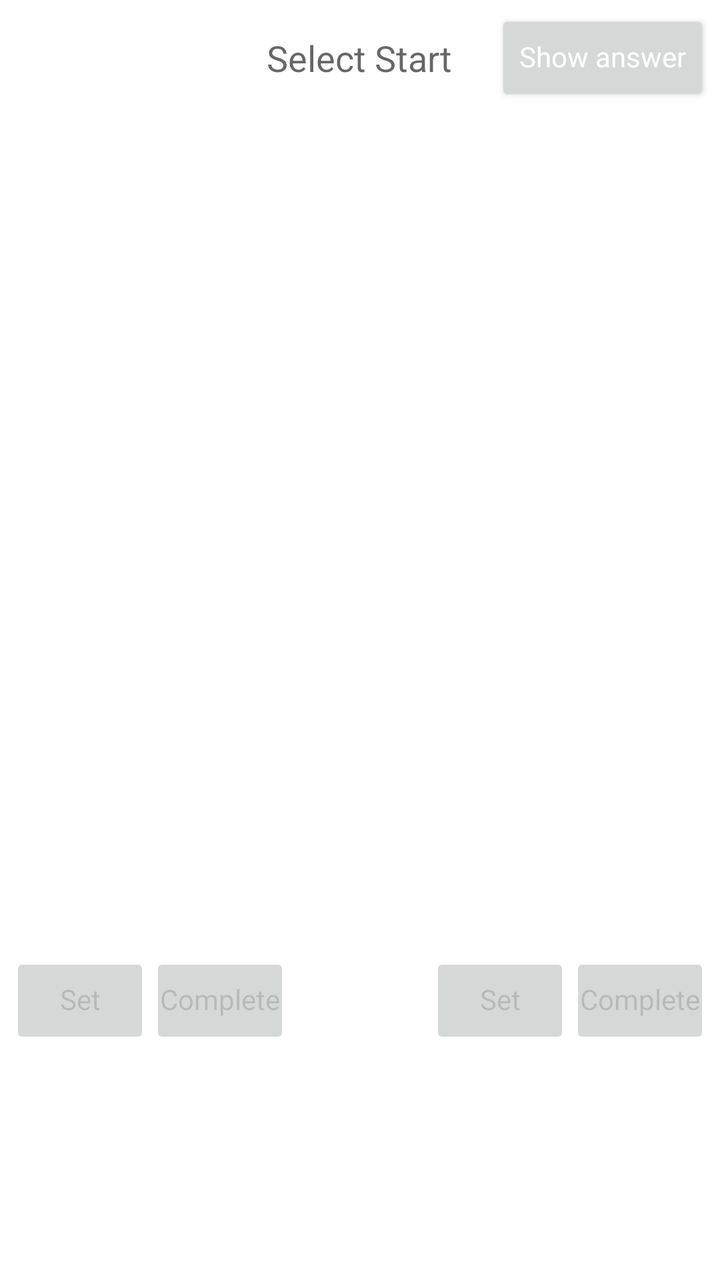
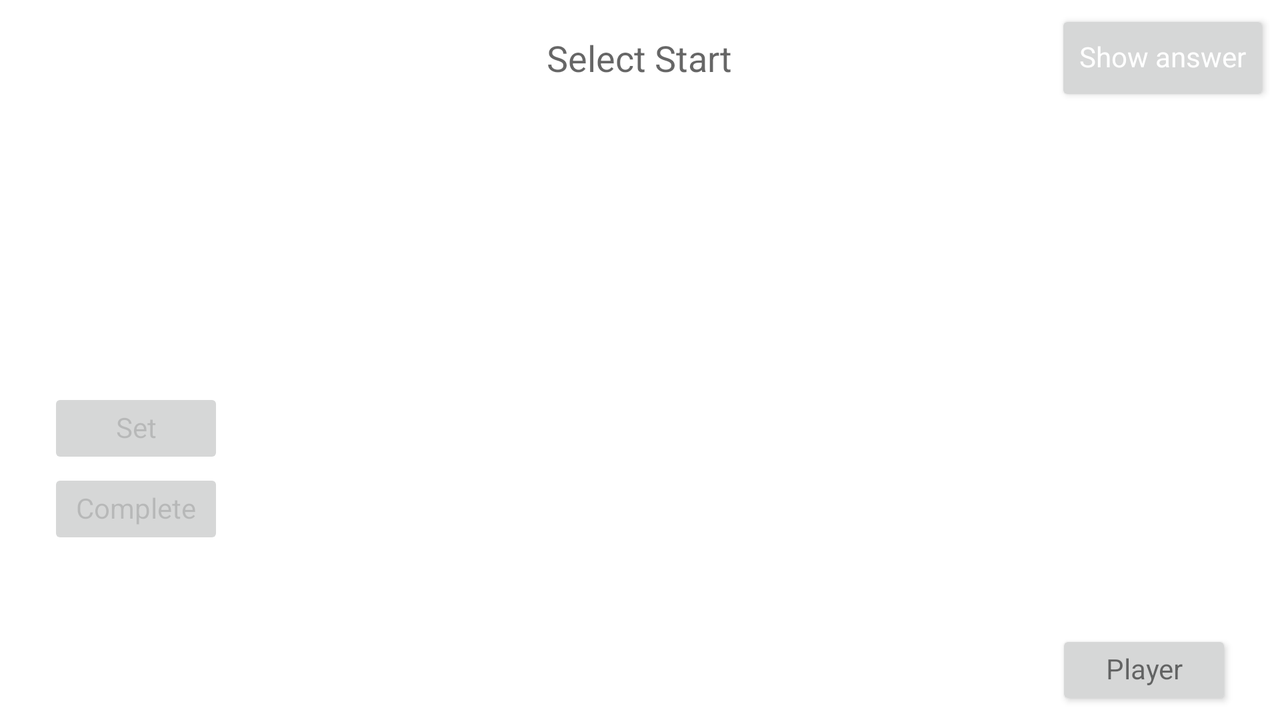

Compare how this app lays out the same screen by default and in its alternative resource folder. The renders come first, then the two layout files and the values they reference.
<!-- AndroidManifest.xml: application theme AppTheme -->
<!-- res/layout/activity_vs.xml -->
<?xml version="1.0" encoding="utf-8"?>
<LinearLayout xmlns:android="http://schemas.android.com/apk/res/android"
    android:orientation="vertical"
    android:layout_width="match_parent"
    android:layout_height="match_parent"
    android:paddingBottom="@dimen/activity_vertical_margin"
    android:paddingLeft="@dimen/activity_horizontal_margin"
    android:paddingRight="@dimen/activity_horizontal_margin"
    android:paddingTop="@dimen/activity_vertical_margin"
    android:background="@color/base_white">

    <RelativeLayout
        android:layout_width="match_parent"
        android:layout_height="wrap_content">
        <TextView
            android:id="@+id/vs_text_title"
            android:layout_width="wrap_content"
            android:layout_height="wrap_content"
            android:textAppearance="?android:attr/textAppearanceMedium"
            android:layout_centerInParent="true"
            android:clickable="true"
            android:text="@string/vs_text_title_start"/>

        <Button
            android:id="@+id/vs_btn_pass"
            style="@style/setControlButtonStyle"
            android:text="@string/vs_btn_pass"
            android:layout_centerVertical="true"
            android:layout_alignParentRight="true"
            />
    </RelativeLayout>

    <LinearLayout
        android:layout_width="match_parent"
        android:layout_height="match_parent"
        android:orientation="horizontal"
        android:layout_weight="2">

        <RelativeLayout
            android:id="@+id/vs_layout_ninecard"
            android:layout_width="match_parent"
            android:layout_height="match_parent"
            android:padding="@dimen/vs_ninecard_margin_selected">

            <Button
                android:id="@+id/vs_btn_start"
                style="@style/setControlButtonStyle"
                android:layout_centerInParent="true"
                android:text="@string/vs_btn_start"
                android:visibility="gone"/>

            <FrameLayout
                android:id="@+id/vs_container_ninecard"
                android:layout_width="match_parent"
                android:layout_height="match_parent">

            </FrameLayout>

        </RelativeLayout>


    </LinearLayout>

    <TextView
        android:id="@+id/vs_text_info"
        android:layout_width="match_parent"
        android:layout_height="wrap_content"
        android:gravity="center"/>

    <LinearLayout
        android:layout_width="match_parent"
        android:layout_height="match_parent"
        android:layout_weight="3"
        android:orientation="horizontal">


        <LinearLayout
            android:layout_width="match_parent"
            android:layout_height="match_parent"
            android:orientation="vertical"
            android:layout_weight="3">

            <RelativeLayout
                android:layout_width="match_parent"
                android:layout_height="match_parent"
                android:layout_weight="1">
                <TextView
                    android:id="@+id/vs_player_text_remain_time_1"
                    android:layout_width="wrap_content"
                    android:layout_height="wrap_content"
                    android:layout_centerInParent="true"
                    android:textAppearance="?android:attr/textAppearanceLarge"
                    android:includeFontPadding="false"
                    android:text=""/>
            </RelativeLayout>

            <LinearLayout
                android:layout_width="match_parent"
                android:layout_height="match_parent"
                android:layout_weight="1"
                android:orientation="horizontal">

                <Button
                    android:id="@+id/vs_player_btn_set_1"
                    style="@style/setZeroPaddingButtonStyle"
                    android:layout_weight="1"
                    android:text="@string/vs_btn_set"
                    android:enabled="false" />
                <Button
                    android:id="@+id/vs_player_btn_complete_1"
                    style="@style/setZeroPaddingButtonStyle"
                    android:layout_weight="1"
                    android:text="@string/vs_btn_complete"
                    android:enabled="false" />
            </LinearLayout>

            <RelativeLayout
                android:id="@+id/vs_player_layout_score_1"
                android:layout_width="match_parent"
                android:layout_height="match_parent"
                android:layout_weight="1">
                <TextView
                    android:id="@+id/vs_player_text_score_1"
                    android:layout_width="wrap_content"
                    android:layout_height="wrap_content"
                    android:layout_centerInParent="true"
                    android:textAppearance="?android:attr/textAppearanceSmall"
                    android:text=""
                    android:includeFontPadding="false" />
                <TextView
                    android:id="@+id/vs_player_text_score_plus_1"
                    android:layout_width="wrap_content"
                    android:layout_height="wrap_content"
                    android:layout_toRightOf="@id/vs_player_text_score_1"
                    android:layout_centerVertical="true"
                    android:textAppearance="?android:attr/textAppearanceSmall"
                    android:textColor="@color/answer_red"
                    android:text=""
                    android:includeFontPadding="false" />
            </RelativeLayout>

            <RelativeLayout
                android:layout_width="match_parent"
                android:layout_height="match_parent"
                android:layout_gravity="center"
                android:layout_weight="1">
                <Button
                    android:id="@+id/vs_player_btn_name_1"
                    style="@style/setZeroPaddingButtonStyle"
                    android:layout_centerInParent="true"
                    android:text="@string/vs_text_player"
                    android:visibility="gone"/>

                <TextView
                    android:id="@+id/vs_player_text_name_1"
                    android:layout_width="wrap_content"
                    android:layout_height="wrap_content"
                    android:layout_centerInParent="true"
                    android:textAppearance="?android:attr/textAppearanceLarge"
                    android:maxLines="1"
                    android:includeFontPadding="false" />
            </RelativeLayout>

        </LinearLayout>

        <RelativeLayout
            android:layout_width="match_parent"
            android:layout_height="match_parent"
            android:layout_weight="4">
            <FrameLayout
                android:id="@+id/vs_container_answer"
                android:layout_width="match_parent"
                android:layout_height="match_parent"
                android:layout_centerInParent="true"
                android:visibility="visible">

            </FrameLayout>
        </RelativeLayout>

        <LinearLayout
            android:layout_width="match_parent"
            android:layout_height="match_parent"
            android:orientation="vertical"
            android:layout_weight="3">

            <RelativeLayout
                android:layout_width="match_parent"
                android:layout_height="match_parent"
                android:layout_weight="1">
                <TextView
                    android:id="@+id/vs_player_text_remain_time_2"
                    android:layout_width="wrap_content"
                    android:layout_height="wrap_content"
                    android:layout_centerInParent="true"
                    android:textAppearance="?android:attr/textAppearanceLarge"
                    android:includeFontPadding="false"
                    android:text=""/>
            </RelativeLayout>

            <LinearLayout
                android:layout_width="match_parent"
                android:layout_height="match_parent"
                android:layout_weight="1"
                android:orientation="horizontal">

                <Button
                    android:id="@+id/vs_player_btn_set_2"
                    style="@style/setZeroPaddingButtonStyle"
                    android:layout_weight="1"
                    android:text="@string/vs_btn_set"
                    android:enabled="false" />
                <Button
                    android:id="@+id/vs_player_btn_complete_2"
                    style="@style/setZeroPaddingButtonStyle"
                    android:layout_weight="1"
                    android:text="@string/vs_btn_complete"
                    android:enabled="false" />
            </LinearLayout>

            <RelativeLayout
                android:id="@+id/vs_player_layout_score_2"
                android:layout_width="match_parent"
                android:layout_height="match_parent"
                android:layout_weight="1">
                <TextView
                    android:id="@+id/vs_player_text_score_2"
                    android:layout_width="wrap_content"
                    android:layout_height="wrap_content"
                    android:layout_centerInParent="true"
                    android:textAppearance="?android:attr/textAppearanceSmall"
                    android:text=""
                    android:includeFontPadding="false" />
                <TextView
                    android:id="@+id/vs_player_text_score_plus_2"
                    android:layout_width="wrap_content"
                    android:layout_height="wrap_content"
                    android:layout_toRightOf="@id/vs_player_text_score_2"
                    android:layout_centerVertical="true"
                    android:textAppearance="?android:attr/textAppearanceSmall"
                    android:textColor="@color/answer_red"
                    android:text=""
                    android:includeFontPadding="false" />
            </RelativeLayout>

            <RelativeLayout
                android:layout_width="match_parent"
                android:layout_height="match_parent"
                android:layout_gravity="center"
                android:layout_weight="1">
                <Button
                    android:id="@+id/vs_player_btn_name_2"
                    style="@style/setZeroPaddingButtonStyle"
                    android:layout_centerInParent="true"
                    android:text="@string/vs_text_player"
                    android:visibility="gone"/>

                <TextView
                    android:id="@+id/vs_player_text_name_2"
                    android:layout_width="wrap_content"
                    android:layout_height="wrap_content"
                    android:layout_centerInParent="true"
                    android:textAppearance="?android:attr/textAppearanceLarge"
                    android:maxLines="1"
                    android:includeFontPadding="false" />
            </RelativeLayout>

        </LinearLayout>

    </LinearLayout>

</LinearLayout>
<!-- resources referenced by this layout -->
<resources>
  <color name="answer_red">#ffffb0c5</color>
  <color name="base_white">#ffffffff</color>
  <dimen name="activity_horizontal_margin">@dimen/activity_margin_all</dimen>
  <dimen name="activity_vertical_margin">@dimen/activity_margin_all</dimen>
  <dimen name="vs_ninecard_margin_selected">5dp</dimen>
  <string name="vs_btn_complete">Complete</string>
  <string name="vs_btn_pass">Show answer</string>
  <string name="vs_btn_set">Set</string>
  <string name="vs_btn_start">Start</string>
  <string name="vs_text_player" translatable="false">Player</string>
  <string name="vs_text_title_start">Select Start</string>
  <style name="setControlButtonStyle" parent="@style/setBasicButtonStyle">
          <item name="android:textColor">@color/base_white</item>
      </style>
  <style name="setZeroPaddingButtonStyle" parent="@style/setBasicButtonStyle">
          <item name="android:padding">0dp</item>
      </style>
  <style name="AppTheme" parent="Theme.AppCompat.Light.NoActionBar">
          
          <item name="colorPrimary">@color/colorPrimary</item>
          <item name="colorPrimaryDark">@color/colorPrimaryDark</item>
          <item name="colorAccent">@color/colorAccent</item>
      </style>
  <dimen name="activity_margin_all">5dp</dimen>
  <style name="setBasicButtonStyle">
          <item name="android:layout_width">wrap_content</item>
          <item name="android:layout_height">wrap_content</item>
          <item name="android:gravity">center</item>
          <item name="android:textAppearance">?android:attr/textAppearanceSmall</item>
          <item name="android:maxLines">1</item>
          <item name="android:ellipsize">marquee</item>
          <item name="android:marqueeRepeatLimit">marquee_forever</item>
          <item name="android:includeFontPadding">false</item>
      </style>
  <color name="colorPrimary">#FFFFFF</color>
  <color name="colorPrimaryDark">#000000</color>
  <color name="colorAccent">#FF4081</color>
</resources>
<!-- res/layout-land/activity_vs.xml (the author's variant of the layout above) -->
<!-- drawn on the phone turned sideways -->
<?xml version="1.0" encoding="utf-8"?>
<LinearLayout xmlns:android="http://schemas.android.com/apk/res/android"
    android:orientation="vertical"
    android:layout_width="match_parent"
    android:layout_height="match_parent"
    android:paddingBottom="@dimen/activity_vertical_margin"
    android:paddingLeft="@dimen/activity_horizontal_margin"
    android:paddingRight="@dimen/activity_horizontal_margin"
    android:paddingTop="@dimen/activity_vertical_margin"
    android:background="@color/base_white">

    <RelativeLayout
        android:layout_width="match_parent"
        android:layout_height="wrap_content">
        <TextView
            android:id="@+id/vs_text_title"
            android:layout_width="wrap_content"
            android:layout_height="wrap_content"
            android:textAppearance="?android:attr/textAppearanceMedium"
            android:layout_centerInParent="true"
            android:clickable="true"
            android:text="@string/vs_text_title_start"/>

        <Button
            android:id="@+id/vs_btn_pass"
            style="@style/setControlButtonStyle"
            android:text="@string/vs_btn_pass"
            android:layout_centerVertical="true"
            android:layout_alignParentRight="true"
            />
    </RelativeLayout>

    <LinearLayout
        android:layout_width="match_parent"
        android:layout_height="match_parent"
        android:orientation="horizontal">

        <LinearLayout
            android:layout_width="match_parent"
            android:layout_height="match_parent"
            android:layout_weight="2"
            android:orientation="vertical">

            <RelativeLayout
                android:layout_width="match_parent"
                android:layout_height="match_parent"
                android:layout_weight="2">
                <FrameLayout
                    android:id="@+id/vs_container_answer"
                    android:layout_width="match_parent"
                    android:layout_height="match_parent"
                    android:layout_centerInParent="true"
                    android:visibility="visible">

                </FrameLayout>
            </RelativeLayout>

            <LinearLayout
                android:layout_width="match_parent"
                android:layout_height="match_parent"
                android:orientation="vertical"
                android:layout_weight="1">

                <RelativeLayout
                    android:layout_width="match_parent"
                    android:layout_height="match_parent"
                    android:layout_weight="1">
                    <TextView
                        android:id="@+id/vs_player_text_remain_time_1"
                        android:layout_width="wrap_content"
                        android:layout_height="wrap_content"
                        android:layout_centerInParent="true"
                        android:textAppearance="?android:attr/textAppearanceLarge"
                        android:includeFontPadding="false"
                        android:text=""/>
                </RelativeLayout>

                <LinearLayout
                    android:layout_width="match_parent"
                    android:layout_height="match_parent"
                    android:layout_weight="1"
                    android:gravity="center"
                    android:orientation="horizontal">

                    <Button
                        android:id="@+id/vs_player_btn_set_1"
                        style="@style/setZeroPaddingButtonStyle"
                        android:text="@string/vs_btn_set"
                        android:enabled="false" />
                </LinearLayout>

                <LinearLayout
                    android:layout_width="match_parent"
                    android:layout_height="match_parent"
                    android:layout_weight="1"
                    android:gravity="center"
                    android:orientation="horizontal">

                    <Button
                        android:id="@+id/vs_player_btn_complete_1"
                        style="@style/setZeroPaddingButtonStyle"
                        android:text="@string/vs_btn_complete"
                        android:enabled="false" />
                </LinearLayout>

                <RelativeLayout
                    android:id="@+id/vs_player_layout_score_1"
                    android:layout_width="match_parent"
                    android:layout_height="match_parent"
                    android:layout_weight="1">
                    <TextView
                        android:id="@+id/vs_player_text_score_1"
                        android:layout_width="wrap_content"
                        android:layout_height="wrap_content"
                        android:layout_centerInParent="true"
                        android:textAppearance="?android:attr/textAppearanceSmall"
                        android:text=""
                        android:includeFontPadding="false" />
                    <TextView
                        android:id="@+id/vs_player_text_score_plus_1"
                        android:layout_width="wrap_content"
                        android:layout_height="wrap_content"
                        android:layout_toRightOf="@id/vs_player_text_score_1"
                        android:layout_centerVertical="true"
                        android:textAppearance="?android:attr/textAppearanceSmall"
                        android:textColor="@color/answer_red"
                        android:text=""
                        android:includeFontPadding="false" />
                </RelativeLayout>

                <RelativeLayout
                    android:layout_width="match_parent"
                    android:layout_height="match_parent"
                    android:layout_gravity="center"
                    android:layout_weight="1">
                    <Button
                        android:id="@+id/vs_player_btn_name_1"
                        style="@style/setZeroPaddingButtonStyle"
                        android:layout_centerInParent="true"
                        android:text="@string/vs_text_player"
                        android:visibility="gone"/>

                    <TextView
                        android:id="@+id/vs_player_text_name_1"
                        android:layout_width="wrap_content"
                        android:layout_height="wrap_content"
                        android:layout_centerInParent="true"
                        android:textAppearance="?android:attr/textAppearanceLarge"
                        android:maxLines="1"
                        android:includeFontPadding="false" />
                </RelativeLayout>
            </LinearLayout>
        </LinearLayout>

        <LinearLayout
            android:layout_width="match_parent"
            android:layout_height="match_parent"
            android:layout_weight="1"
            android:orientation="vertical">

            <RelativeLayout
                android:id="@+id/vs_layout_ninecard"
                android:layout_width="match_parent"
                android:layout_height="0dp"
                android:layout_weight="1"
                android:orientation="vertical"
                android:padding="@dimen/vs_ninecard_margin_selected">

                <FrameLayout
                    android:id="@+id/vs_container_ninecard"
                    android:layout_width="match_parent"
                    android:layout_height="match_parent">

                </FrameLayout>

                <Button
                    android:id="@+id/vs_btn_start"
                    style="@style/setControlButtonStyle"
                    android:layout_centerInParent="true"
                    android:text="@string/vs_btn_start"
                    android:visibility="gone"/>

            </RelativeLayout>
            <TextView
                android:id="@+id/vs_text_info"
                android:layout_width="match_parent"
                android:layout_height="wrap_content"
                android:gravity="center"/>
        </LinearLayout>

        <LinearLayout
            android:layout_width="match_parent"
            android:layout_height="match_parent"
            android:layout_weight="2"
            android:orientation="vertical">

            <RelativeLayout
                android:layout_width="match_parent"
                android:layout_height="match_parent"
                android:layout_weight="2">

            </RelativeLayout>

            <LinearLayout
                android:layout_width="match_parent"
                android:layout_height="match_parent"
                android:layout_weight="1"
                android:orientation="vertical">

                <RelativeLayout
                    android:layout_width="match_parent"
                    android:layout_height="match_parent"
                    android:layout_weight="1">
                    <TextView
                        android:id="@+id/vs_player_text_remain_time_2"
                        android:layout_width="wrap_content"
                        android:layout_height="wrap_content"
                        android:layout_centerInParent="true"
                        android:textAppearance="?android:attr/textAppearanceLarge"
                        android:includeFontPadding="false"
                        android:visibility="invisible"/>
                </RelativeLayout>

                <LinearLayout
                    android:layout_width="match_parent"
                    android:layout_height="match_parent"
                    android:layout_weight="1"
                    android:gravity="center"
                    android:orientation="horizontal">

                    <Button
                        android:id="@+id/vs_player_btn_set_2"
                        style="@style/setZeroPaddingButtonStyle"
                        android:text="@string/vs_btn_set"
                        android:enabled="false"
                        android:visibility="invisible"/>
                </LinearLayout>

                <LinearLayout
                    android:layout_width="match_parent"
                    android:layout_height="match_parent"
                    android:layout_weight="1"
                    android:gravity="center"
                    android:orientation="horizontal">
                    <Button
                        android:id="@+id/vs_player_btn_complete_2"
                        style="@style/setZeroPaddingButtonStyle"
                        android:text="@string/vs_btn_complete"
                        android:enabled="false"
                        android:visibility="invisible"/>
                </LinearLayout>

                <RelativeLayout
                    android:id="@+id/vs_player_layout_score_2"
                    android:layout_width="match_parent"
                    android:layout_height="match_parent"
                    android:layout_weight="1">
                    <TextView
                        android:id="@+id/vs_player_text_score_2"
                        android:layout_width="wrap_content"
                        android:layout_height="wrap_content"
                        android:layout_centerInParent="true"
                        android:textAppearance="?android:attr/textAppearanceSmall"
                        android:text=""
                        android:includeFontPadding="false"
                        android:visibility="invisible"/>
                    <TextView
                        android:id="@+id/vs_player_text_score_plus_2"
                        android:layout_width="wrap_content"
                        android:layout_height="wrap_content"
                        android:layout_toRightOf="@id/vs_player_text_score_2"
                        android:layout_centerVertical="true"
                        android:textAppearance="?android:attr/textAppearanceSmall"
                        android:textColor="@color/answer_red"
                        android:text=""
                        android:includeFontPadding="false"
                        android:visibility="invisible"/>
                </RelativeLayout>

                <RelativeLayout
                    android:layout_width="match_parent"
                    android:layout_height="match_parent"
                    android:layout_gravity="center"
                    android:layout_weight="1">
                    <Button
                        android:id="@+id/vs_player_btn_name_2"
                        style="@style/setZeroPaddingButtonStyle"
                        android:layout_centerInParent="true"
                        android:text="@string/vs_text_player" />

                    <TextView
                        android:id="@+id/vs_player_text_name_2"
                        android:layout_width="wrap_content"
                        android:layout_height="wrap_content"
                        android:layout_centerInParent="true"
                        android:textAppearance="?android:attr/textAppearanceLarge"
                        android:maxLines="1"
                        android:includeFontPadding="false"
                        android:visibility="gone"/>
                </RelativeLayout>
            </LinearLayout>
        </LinearLayout>
    </LinearLayout>


</LinearLayout>
